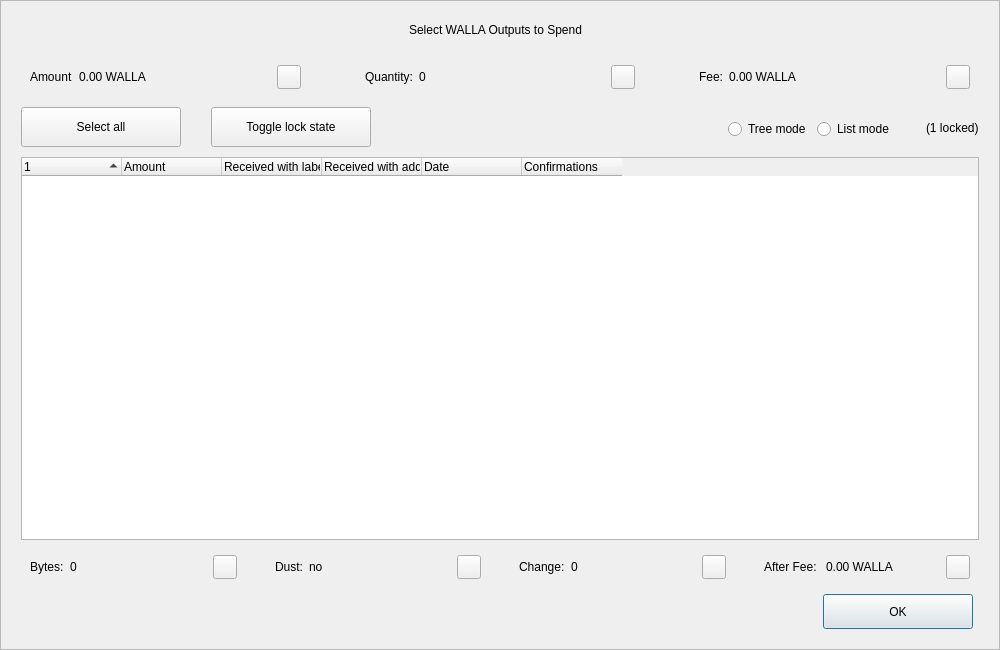
<?xml version="1.0" encoding="UTF-8"?>
<ui version="4.0">
 <class>CoinControlDialog</class>
 <widget class="QDialog" name="CoinControlDialog">
  <property name="geometry">
   <rect>
    <x>0</x>
    <y>0</y>
    <width>1000</width>
    <height>650</height>
   </rect>
  </property>
  <property name="minimumSize">
   <size>
    <width>950</width>
    <height>650</height>
   </size>
  </property>
  <property name="windowTitle">
   <string>Coin Selection</string>
  </property>
  <property name="styleSheet">
   <string notr="true"/>
  </property>
  <layout class="QVBoxLayout" name="verticalLayout">
   <property name="spacing">
    <number>0</number>
   </property>
   <property name="leftMargin">
    <number>0</number>
   </property>
   <property name="topMargin">
    <number>0</number>
   </property>
   <property name="rightMargin">
    <number>0</number>
   </property>
   <property name="bottomMargin">
    <number>0</number>
   </property>
   <item>
    <widget class="QFrame" name="frameContainer">
     <property name="toolTipDuration">
      <number>0</number>
     </property>
     <property name="frameShape">
      <enum>QFrame::StyledPanel</enum>
     </property>
     <property name="frameShadow">
      <enum>QFrame::Raised</enum>
     </property>
     <layout class="QVBoxLayout" name="verticalLayout_2">
      <property name="leftMargin">
       <number>0</number>
      </property>
      <property name="rightMargin">
       <number>0</number>
      </property>
      <property name="bottomMargin">
       <number>20</number>
      </property>
      <item>
       <layout class="QHBoxLayout" name="horizontalLayout_12">
        <property name="spacing">
         <number>0</number>
        </property>
        <property name="leftMargin">
         <number>20</number>
        </property>
        <property name="rightMargin">
         <number>30</number>
        </property>
        <item>
         <spacer name="horizontalSpacer_4">
          <property name="orientation">
           <enum>Qt::Horizontal</enum>
          </property>
          <property name="sizeHint" stdset="0">
           <size>
            <width>40</width>
            <height>20</height>
           </size>
          </property>
         </spacer>
        </item>
        <item>
         <widget class="QLabel" name="labelTitle">
          <property name="minimumSize">
           <size>
            <width>0</width>
            <height>40</height>
           </size>
          </property>
          <property name="maximumSize">
           <size>
            <width>16777215</width>
            <height>40</height>
           </size>
          </property>
          <property name="text">
           <string>Select WALLA Outputs to Spend</string>
          </property>
          <property name="alignment">
           <set>Qt::AlignCenter</set>
          </property>
          <property name="margin">
           <number>7</number>
          </property>
         </widget>
        </item>
        <item>
         <spacer name="horizontalSpacer_5">
          <property name="orientation">
           <enum>Qt::Horizontal</enum>
          </property>
          <property name="sizeHint" stdset="0">
           <size>
            <width>40</width>
            <height>20</height>
           </size>
          </property>
         </spacer>
        </item>
       </layout>
      </item>
      <item>
       <layout class="QHBoxLayout" name="horizontalLayout_8">
        <property name="leftMargin">
         <number>20</number>
        </property>
        <property name="rightMargin">
         <number>20</number>
        </property>
        <item>
         <widget class="QWidget" name="layoutAmount" native="true">
          <layout class="QHBoxLayout" name="horizontalLayout_9" stretch="0,1,0">
           <item>
            <widget class="QLabel" name="labelCoinControlAmountText">
             <property name="text">
              <string>Amount</string>
             </property>
            </widget>
           </item>
           <item>
            <widget class="QLabel" name="labelCoinControlAmount">
             <property name="text">
              <string>0.00 WALLA</string>
             </property>
            </widget>
           </item>
           <item alignment="Qt::AlignHCenter|Qt::AlignVCenter">
            <widget class="QPushButton" name="pushButtonAmount">
             <property name="minimumSize">
              <size>
               <width>0</width>
               <height>24</height>
              </size>
             </property>
             <property name="maximumSize">
              <size>
               <width>24</width>
               <height>26</height>
              </size>
             </property>
             <property name="focusPolicy">
              <enum>Qt::NoFocus</enum>
             </property>
             <property name="styleSheet">
              <string notr="true">padding-bottom:2px;
padding-right:4px;</string>
             </property>
             <property name="text">
              <string/>
             </property>
            </widget>
           </item>
          </layout>
         </widget>
        </item>
        <item>
         <spacer name="horizontalSpacer_2">
          <property name="orientation">
           <enum>Qt::Horizontal</enum>
          </property>
          <property name="sizeType">
           <enum>QSizePolicy::Fixed</enum>
          </property>
          <property name="sizeHint" stdset="0">
           <size>
            <width>40</width>
            <height>20</height>
           </size>
          </property>
         </spacer>
        </item>
        <item>
         <widget class="QWidget" name="layoutQuantity" native="true">
          <layout class="QHBoxLayout" name="horizontalLayout_10" stretch="0,1,0">
           <item>
            <widget class="QLabel" name="labelCoinControlQuantityText">
             <property name="text">
              <string>Quantity:</string>
             </property>
            </widget>
           </item>
           <item>
            <widget class="QLabel" name="labelCoinControlQuantity">
             <property name="text">
              <string>0</string>
             </property>
            </widget>
           </item>
           <item alignment="Qt::AlignHCenter|Qt::AlignVCenter">
            <widget class="QPushButton" name="pushButtonQuantity">
             <property name="minimumSize">
              <size>
               <width>0</width>
               <height>24</height>
              </size>
             </property>
             <property name="maximumSize">
              <size>
               <width>24</width>
               <height>26</height>
              </size>
             </property>
             <property name="focusPolicy">
              <enum>Qt::NoFocus</enum>
             </property>
             <property name="styleSheet">
              <string notr="true">padding-bottom:2px;
               padding-right:4px;</string>
             </property>
             <property name="text">
              <string/>
             </property>
            </widget>
           </item>
          </layout>
         </widget>
        </item>
        <item>
         <spacer name="horizontalSpacer_22">
          <property name="orientation">
           <enum>Qt::Horizontal</enum>
          </property>
          <property name="sizeType">
           <enum>QSizePolicy::Fixed</enum>
          </property>
          <property name="sizeHint" stdset="0">
           <size>
            <width>40</width>
            <height>20</height>
           </size>
          </property>
         </spacer>
        </item>
        <item>
         <widget class="QWidget" name="layoutFee" native="true">
          <layout class="QHBoxLayout" name="horizontalLayout_11" stretch="0,1,0">
           <item>
            <widget class="QLabel" name="labelCoinControlFeeText">
             <property name="text">
              <string>Fee:</string>
             </property>
            </widget>
           </item>
           <item>
            <widget class="QLabel" name="labelCoinControlFee">
             <property name="text">
              <string>0.00 WALLA</string>
             </property>
            </widget>
           </item>
           <item alignment="Qt::AlignHCenter|Qt::AlignVCenter">
            <widget class="QPushButton" name="pushButtonFee">
             <property name="minimumSize">
              <size>
               <width>0</width>
               <height>24</height>
              </size>
             </property>
             <property name="maximumSize">
              <size>
               <width>24</width>
               <height>26</height>
              </size>
             </property>
             <property name="focusPolicy">
              <enum>Qt::NoFocus</enum>
             </property>
             <property name="styleSheet">
              <string notr="true">padding-bottom:2px;
               padding-right:4px;</string>
             </property>
             <property name="text">
              <string/>
             </property>
            </widget>
           </item>
          </layout>
         </widget>
        </item>
       </layout>
      </item>
      <item>
       <widget class="QFrame" name="frame">
        <property name="minimumSize">
         <size>
          <width>0</width>
          <height>40</height>
         </size>
        </property>
        <property name="styleSheet">
         <string notr="true">#frame {
	border:0;
}</string>
        </property>
        <property name="frameShape">
         <enum>QFrame::StyledPanel</enum>
        </property>
        <property name="frameShadow">
         <enum>QFrame::Sunken</enum>
        </property>
        <layout class="QHBoxLayout" name="horizontalLayout">
         <property name="spacing">
          <number>0</number>
         </property>
         <property name="leftMargin">
          <number>20</number>
         </property>
         <property name="topMargin">
          <number>0</number>
         </property>
         <property name="rightMargin">
          <number>20</number>
         </property>
         <property name="bottomMargin">
          <number>0</number>
         </property>
         <item>
          <layout class="QHBoxLayout" name="horizontalLayoutPanel" stretch="0,0,0,0,0,0">
           <property name="spacing">
            <number>20</number>
           </property>
           <item>
            <widget class="QPushButton" name="pushButtonSelectAll">
             <property name="sizePolicy">
              <sizepolicy hsizetype="Maximum" vsizetype="Fixed">
               <horstretch>0</horstretch>
               <verstretch>0</verstretch>
              </sizepolicy>
             </property>
             <property name="minimumSize">
              <size>
               <width>160</width>
               <height>40</height>
              </size>
             </property>
             <property name="maximumSize">
              <size>
               <width>16777215</width>
               <height>40</height>
              </size>
             </property>
             <property name="text">
              <string>Select all</string>
             </property>
             <property name="checkable">
              <bool>true</bool>
             </property>
             <property name="checked">
              <bool>false</bool>
             </property>
             <property name="autoExclusive">
              <bool>false</bool>
             </property>
             <property name="autoDefault">
              <bool>false</bool>
             </property>
            </widget>
           </item>
           <item>
            <spacer name="horizontalSpacer_6">
             <property name="orientation">
              <enum>Qt::Horizontal</enum>
             </property>
             <property name="sizeType">
              <enum>QSizePolicy::Fixed</enum>
             </property>
             <property name="sizeHint" stdset="0">
              <size>
               <width>10</width>
               <height>20</height>
              </size>
             </property>
            </spacer>
           </item>
           <item>
            <widget class="QPushButton" name="pushButtonToggleLock">
             <property name="sizePolicy">
              <sizepolicy hsizetype="Maximum" vsizetype="Fixed">
               <horstretch>0</horstretch>
               <verstretch>0</verstretch>
              </sizepolicy>
             </property>
             <property name="minimumSize">
              <size>
               <width>160</width>
               <height>40</height>
              </size>
             </property>
             <property name="maximumSize">
              <size>
               <width>16777215</width>
               <height>40</height>
              </size>
             </property>
             <property name="text">
              <string>Toggle lock state</string>
             </property>
             <property name="checkable">
              <bool>true</bool>
             </property>
             <property name="autoExclusive">
              <bool>false</bool>
             </property>
             <property name="autoDefault">
              <bool>false</bool>
             </property>
            </widget>
           </item>
           <item>
            <spacer name="horizontalSpacer_7">
             <property name="orientation">
              <enum>Qt::Horizontal</enum>
             </property>
             <property name="sizeType">
              <enum>QSizePolicy::Expanding</enum>
             </property>
             <property name="sizeHint" stdset="0">
              <size>
               <width>30</width>
               <height>20</height>
              </size>
             </property>
            </spacer>
           </item>
           <item alignment="Qt::AlignRight">
            <widget class="QGroupBox" name="groupBox_2">
             <property name="styleSheet">
              <string notr="true">#groupBox_2 {
    background-color:transparent;
    border-radius:0;
}</string>
             </property>
             <property name="title">
              <string/>
             </property>
             <layout class="QHBoxLayout" name="horizontalLayout_14">
              <item>
               <widget class="QRadioButton" name="radioTreeMode">
                <property name="sizePolicy">
                 <sizepolicy hsizetype="Maximum" vsizetype="Fixed">
                  <horstretch>0</horstretch>
                  <verstretch>0</verstretch>
                 </sizepolicy>
                </property>
                <property name="text">
                 <string>Tree mode</string>
                </property>
               </widget>
              </item>
              <item>
               <widget class="QRadioButton" name="radioListMode">
                <property name="sizePolicy">
                 <sizepolicy hsizetype="Maximum" vsizetype="Fixed">
                  <horstretch>0</horstretch>
                  <verstretch>0</verstretch>
                 </sizepolicy>
                </property>
                <property name="text">
                 <string>List mode</string>
                </property>
                <property name="checked">
                 <bool>false</bool>
                </property>
               </widget>
              </item>
             </layout>
            </widget>
           </item>
           <item>
            <widget class="QLabel" name="labelLocked">
             <property name="text">
              <string>(1 locked)</string>
             </property>
            </widget>
           </item>
          </layout>
         </item>
        </layout>
       </widget>
      </item>
      <item>
       <layout class="QHBoxLayout" name="horizontalLayout_13">
        <property name="leftMargin">
         <number>20</number>
        </property>
        <property name="rightMargin">
         <number>20</number>
        </property>
        <item>
         <widget class="CoinControlTreeWidget" name="treeWidget">
          <property name="contextMenuPolicy">
           <enum>Qt::CustomContextMenu</enum>
          </property>
          <property name="styleSheet">
           <string notr="true"/>
          </property>
          <property name="sortingEnabled">
           <bool>false</bool>
          </property>
          <property name="columnCount">
           <number>6</number>
          </property>
          <attribute name="headerShowSortIndicator" stdset="0">
           <bool>true</bool>
          </attribute>
          <attribute name="headerStretchLastSection">
           <bool>false</bool>
          </attribute>
          <column>
           <property name="text">
            <string/>
           </property>
          </column>
          <column>
           <property name="text">
            <string>Amount</string>
           </property>
          </column>
          <column>
           <property name="text">
            <string>Received with label</string>
           </property>
          </column>
          <column>
           <property name="text">
            <string>Received with address</string>
           </property>
          </column>
          <column>
           <property name="text">
            <string>Date</string>
           </property>
          </column>
          <column>
           <property name="text">
            <string>Confirmations</string>
           </property>
           <property name="toolTip">
            <string>Confirmed</string>
           </property>
          </column>
         </widget>
        </item>
       </layout>
      </item>
      <item>
       <layout class="QHBoxLayout" name="horizontalLayout_3">
        <property name="spacing">
         <number>20</number>
        </property>
        <property name="leftMargin">
         <number>20</number>
        </property>
        <property name="rightMargin">
         <number>20</number>
        </property>
        <item>
         <widget class="QWidget" name="layoutBytes" native="true">
          <layout class="QHBoxLayout" name="horizontalLayout_4" stretch="0,1,0">
           <item>
            <widget class="QLabel" name="labelCoinControlBytesText">
             <property name="text">
              <string>Bytes:</string>
             </property>
            </widget>
           </item>
           <item>
            <widget class="QLabel" name="labelCoinControlBytes">
             <property name="text">
              <string>0</string>
             </property>
            </widget>
           </item>
           <item alignment="Qt::AlignHCenter|Qt::AlignVCenter">
            <widget class="QPushButton" name="pushButtonBytes">
             <property name="minimumSize">
              <size>
               <width>0</width>
               <height>24</height>
              </size>
             </property>
             <property name="maximumSize">
              <size>
               <width>24</width>
               <height>26</height>
              </size>
             </property>
             <property name="focusPolicy">
              <enum>Qt::NoFocus</enum>
             </property>
             <property name="styleSheet">
              <string notr="true">padding-bottom:2px;
               padding-right:4px;</string>
             </property>
             <property name="text">
              <string/>
             </property>
            </widget>
           </item>
          </layout>
         </widget>
        </item>
        <item>
         <widget class="QWidget" name="layoutDust" native="true">
          <layout class="QHBoxLayout" name="horizontalLayout_5" stretch="0,1,0">
           <item>
            <widget class="QLabel" name="labelCoinControlLowOutputText">
             <property name="text">
              <string>Dust:</string>
             </property>
            </widget>
           </item>
           <item>
            <widget class="QLabel" name="labelCoinControlLowOutput">
             <property name="text">
              <string>no</string>
             </property>
            </widget>
           </item>
           <item alignment="Qt::AlignHCenter|Qt::AlignVCenter">
            <widget class="QPushButton" name="pushButtonDust">
             <property name="minimumSize">
              <size>
               <width>0</width>
               <height>24</height>
              </size>
             </property>
             <property name="maximumSize">
              <size>
               <width>24</width>
               <height>26</height>
              </size>
             </property>
             <property name="focusPolicy">
              <enum>Qt::NoFocus</enum>
             </property>
             <property name="styleSheet">
              <string notr="true">padding-bottom:2px;
               padding-right:4px;</string>
             </property>
             <property name="text">
              <string/>
             </property>
            </widget>
           </item>
          </layout>
         </widget>
        </item>
        <item>
         <widget class="QWidget" name="layoutChange" native="true">
          <layout class="QHBoxLayout" name="horizontalLayout_6" stretch="0,1,0">
           <item>
            <widget class="QLabel" name="labelCoinControlChangeText">
             <property name="text">
              <string>Change:</string>
             </property>
            </widget>
           </item>
           <item>
            <widget class="QLabel" name="labelCoinControlChange">
             <property name="text">
              <string>0</string>
             </property>
            </widget>
           </item>
           <item alignment="Qt::AlignHCenter|Qt::AlignVCenter">
            <widget class="QPushButton" name="pushButtonChange">
             <property name="minimumSize">
              <size>
               <width>0</width>
               <height>24</height>
              </size>
             </property>
             <property name="maximumSize">
              <size>
               <width>24</width>
               <height>26</height>
              </size>
             </property>
             <property name="focusPolicy">
              <enum>Qt::NoFocus</enum>
             </property>
             <property name="styleSheet">
              <string notr="true">padding-bottom:2px;
               padding-right:4px;</string>
             </property>
             <property name="text">
              <string/>
             </property>
            </widget>
           </item>
          </layout>
         </widget>
        </item>
        <item>
         <widget class="QWidget" name="layoutAfter" native="true">
          <layout class="QHBoxLayout" name="horizontalLayout_7" stretch="0,1,0">
           <item>
            <widget class="QLabel" name="labelCoinControlAfterFeeText">
             <property name="text">
              <string>After Fee: </string>
             </property>
            </widget>
           </item>
           <item>
            <widget class="QLabel" name="labelCoinControlAfterFee">
             <property name="text">
              <string>0.00 WALLA</string>
             </property>
            </widget>
           </item>
           <item alignment="Qt::AlignHCenter|Qt::AlignVCenter">
            <widget class="QPushButton" name="pushButtonAlterFee">
             <property name="minimumSize">
              <size>
               <width>0</width>
               <height>24</height>
              </size>
             </property>
             <property name="maximumSize">
              <size>
               <width>24</width>
               <height>26</height>
              </size>
             </property>
             <property name="focusPolicy">
              <enum>Qt::NoFocus</enum>
             </property>
             <property name="styleSheet">
              <string notr="true">padding-bottom:2px;
               padding-right:4px;</string>
             </property>
             <property name="text">
              <string/>
             </property>
            </widget>
           </item>
          </layout>
         </widget>
        </item>
       </layout>
      </item>
      <item>
       <layout class="QHBoxLayout" name="horizontalLayout_2">
        <property name="spacing">
         <number>0</number>
        </property>
        <property name="leftMargin">
         <number>20</number>
        </property>
        <property name="rightMargin">
         <number>26</number>
        </property>
        <item>
         <spacer name="horizontalSpacer_3">
          <property name="orientation">
           <enum>Qt::Horizontal</enum>
          </property>
          <property name="sizeHint" stdset="0">
           <size>
            <width>558</width>
            <height>20</height>
           </size>
          </property>
         </spacer>
        </item>
        <item>
         <widget class="QPushButton" name="pushButtonOk">
          <property name="minimumSize">
           <size>
            <width>150</width>
            <height>35</height>
           </size>
          </property>
          <property name="text">
           <string>OK</string>
          </property>
         </widget>
        </item>
       </layout>
      </item>
     </layout>
    </widget>
   </item>
  </layout>
 </widget>
 <customwidgets>
  <customwidget>
   <class>CoinControlTreeWidget</class>
   <extends>QTreeWidget</extends>
   <header>coincontroltreewidget.h</header>
  </customwidget>
 </customwidgets>
 <resources/>
 <connections/>
</ui>
